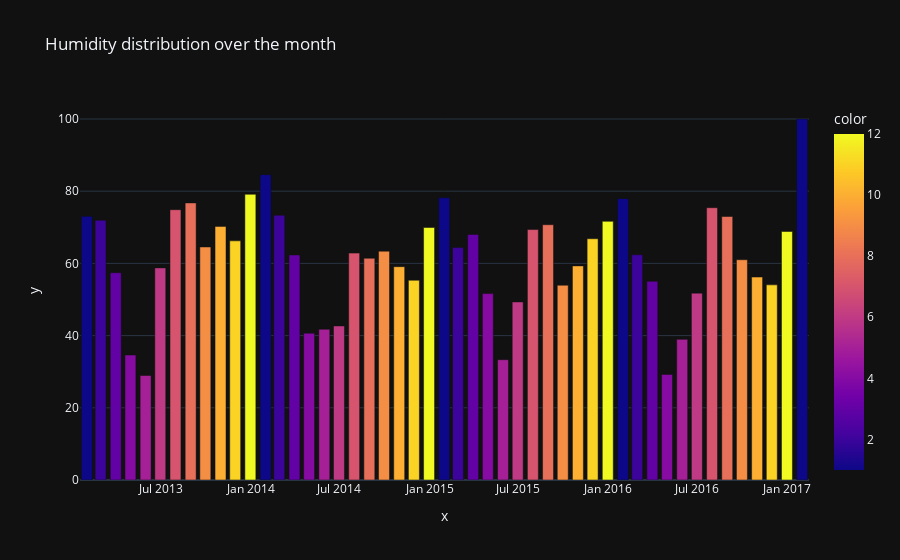

Notebook source saved alongside this figure:
### Code cell
fig=px.bar(data_frame=df,x=df_resample.index,y=df_resample['humidity'],color=df_resample.index.month,title="Humidity distribution over the month",)
fig.show()

### Figure 1 — Plotly figure (JSON) as saved in the notebook; plotly's stock layout.template omitted (floating-point values rounded to 4 significant figures)
{"data": [{"alignmentgroup": "True", "hovertemplate": "x=%{x}<br>y=%{y}<br>color=%{marker.color}<extra></extra>", "legendgroup": "", "marker": {"color": [1, 2, 3, 4, 5, 6, 7, 8, 9, 10, 11, 12, 1, 2, 3, 4, 5, 6, 7, 8, 9, 10, 11, 12, 1, 2, 3, 4, 5, 6, 7, 8, 9, 10, 11, 12, 1, 2, 3, 4, 5, 6, 7, 8, 9, 10, 11, 12, 1], "coloraxis": "coloraxis", "pattern": {"shape": ""}}, "name": "", "offsetgroup": "", "orientation": "v", "showlegend": false, "textposition": "auto", "type": "bar", "x": ["2013-01-31T00:00:00", "2013-02-28T00:00:00", "2013-03-31T00:00:00", "2013-04-30T00:00:00", "2013-05-31T00:00:00", "2013-06-30T00:00:00", "2013-07-31T00:00:00", "2013-08-31T00:00:00", "2013-09-30T00:00:00", "2013-10-31T00:00:00", "2013-11-30T00:00:00", "2013-12-31T00:00:00", "2014-01-31T00:00:00", "2014-02-28T00:00:00", "2014-03-31T00:00:00", "2014-04-30T00:00:00", "2014-05-31T00:00:00", "2014-06-30T00:00:00", "2014-07-31T00:00:00", "2014-08-31T00:00:00", "2014-09-30T00:00:00", "2014-10-31T00:00:00", "2014-11-30T00:00:00", "2014-12-31T00:00:00", "2015-01-31T00:00:00", "2015-02-28T00:00:00", "2015-03-31T00:00:00", "2015-04-30T00:00:00", "2015-05-31T00:00:00", "2015-06-30T00:00:00", "2015-07-31T00:00:00", "2015-08-31T00:00:00", "2015-09-30T00:00:00", "2015-10-31T00:00:00", "2015-11-30T00:00:00", "2015-12-31T00:00:00", "2016-01-31T00:00:00", "2016-02-29T00:00:00", "2016-03-31T00:00:00", "2016-04-30T00:00:00", "2016-05-31T00:00:00", "2016-06-30T00:00:00", "2016-07-31T00:00:00", "2016-08-31T00:00:00", "2016-09-30T00:00:00", "2016-10-31T00:00:00", "2016-11-30T00:00:00", "2016-12-31T00:00:00", "2017-01-31T00:00:00"], "xaxis": "x", "y": [73.03, 71.94, 57.42, 34.61, 28.94, 58.76, 74.87, 76.76, 64.55, 70.26, 66.25, 79.13, 84.57, 73.34, 62.32, 40.66, 41.74, 42.67, 62.85, 61.42, 63.39, 59.09, 55.33, 69.95, 78.19, 64.38, 68.02, 51.63, 33.32, 49.32, 69.38, 70.71, 53.95, 59.31, 66.83, 71.65, 77.93, 62.39, 55.04, 29.24, 38.96, 51.76, 75.43, 72.99, 61.01, 56.22, 54.05, 68.84, 100], "yaxis": "y"}], "layout": {"barmode": "relative", "coloraxis": {"colorbar": {"title": {"text": "color"}}, "colorscale": [[0, "#0d0887"], [0.1111, "#46039f"], [0.2222, "#7201a8"], [0.3333, "#9c179e"], [0.4444, "#bd3786"], [0.5556, "#d8576b"], [0.6667, "#ed7953"], [0.7778, "#fb9f3a"], [0.8889, "#fdca26"], [1, "#f0f921"]]}, "legend": {"tracegroupgap": 0}, "title": {"text": "Humidity distribution over the month"}, "xaxis": {"anchor": "y", "domain": [0, 1], "title": {"text": "x"}}, "yaxis": {"anchor": "x", "domain": [0, 1], "title": {"text": "y"}}}}
